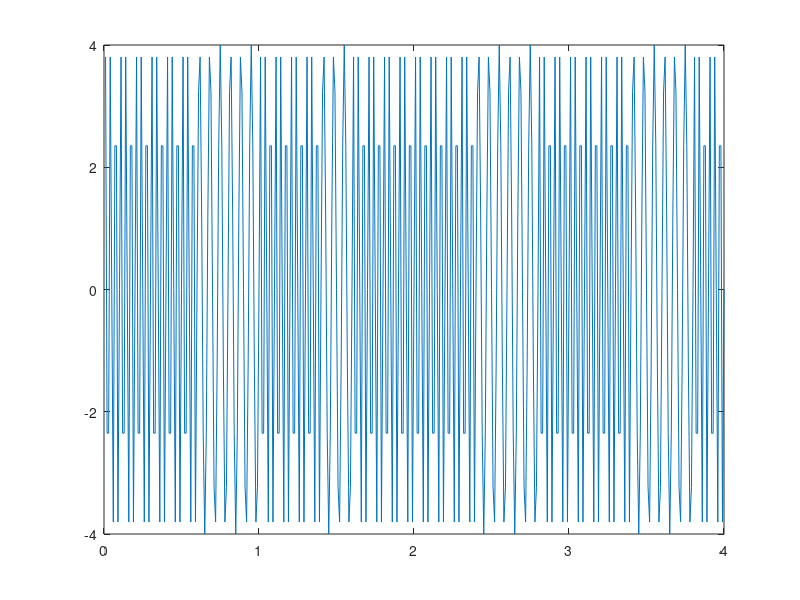

Here is the MATLAB script that generated this plot: (Note: this script raises an error after producing the figure.)
load('Sig_noise.mat');

SampFreq = 100;
t = 1/SampFreq : 1/SampFreq : 4;
f1 = 30;
f2 = 15;
Rb = 100;
Ts = 1/SampFreq;
Tb = 1/Rb;
ss = round(rand(1,20));
res = [];
for i=1:20
    if ss(i)
        res = [res ones(1,20)];
    else
        res = [res zeros(1,20)];
    end
end

N = length(res);
Sig = zeros(1, 400);
S1 = sin(2*pi*f1*t);
S2 = sin(2*pi*f2*t);
for i=1:N
if res(i) == 1
    Sig(i) = 4*S1(i);
else
    Sig(i) = 4*S2(i);
end
end
plot(t, Sig);

%Sig = sin(2*pi*(40*t - 5*t.^2))+sin(2*pi*(17*t + 6*sin(1.5*t)));
%Sig = sin(2*pi*(40*t - 5*t.^2))+sin(2*pi*(17*t + 6*sin(1.5*t)));

Sig1 = awgn(Sig, -10);
n=length(Sig);
time=(1:n)/SampFreq;
fre=(SampFreq/2)/(n/2):(SampFreq/2)/(n/2):(SampFreq/2);

[Ts1, tfr]=MSST_Y(Sig1',25,6);
% [Ts] = MSST_Y(Sig1', 50, 6);

figure
subtitle('Fig. 10');
x = imagesc(time,fre,abs(Ts1));axis xy;
%imagesc(abs(Ts1));
xlabel('Time / s');
ylabel('Fre / Hz');
axis xy
% subtitle('Fig. 11');
% subplot(222)
% imagesc(time,fre,abs(Ts));axis xy;
% xlabel('Time / s');
% ylabel('Fre / Hz');
% axis xy